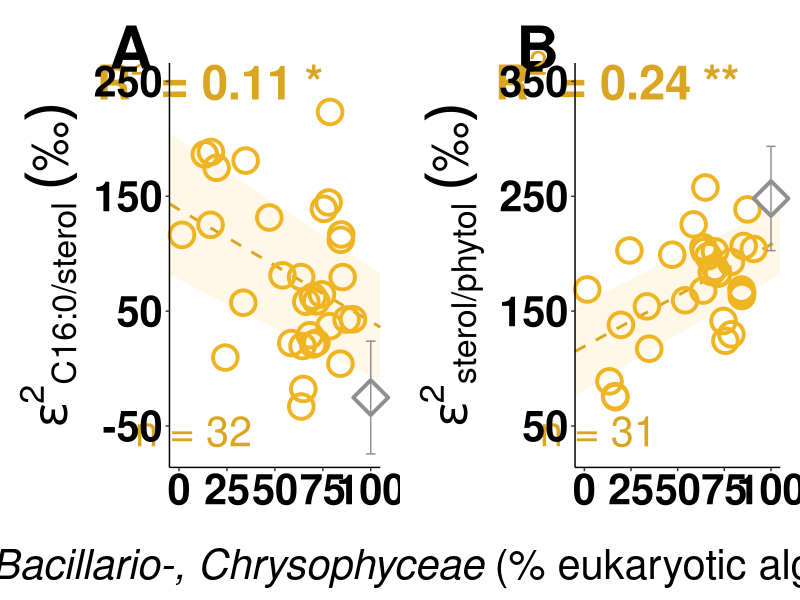

Write the R code that produced this figure.
## ---- chunk 1
knitr::opts_chunk$set(echo = TRUE)
#loading packages

library(readr)
library(here)
library(ggplot2)
library(cowplot)
library(grid)
library(gridExtra)

#import data (this study)

## epsilon lipid1/lipid2 values

epsilon_lipid1.2 <- read.csv(here("01_Data","epsilon_lipid1_lipid2_ROT19.csv"), header = TRUE , sep = ";" , stringsAsFactors = FALSE, na.strings = "#NV")

## eukaryotic algae relative biovolume 

eukary.algae_rel.bioVol <- read.csv(here("01_Data","eukaryotic_algae_rel_biovolume_ROT19.csv"), header = TRUE , sep = ";" , stringsAsFactors = FALSE, na.strings = "#NV")

#import data (reference data)

## epsilon lipid1/lipid2 values diatom cultures (Ladd et al., 2025)  [https://doi.org/10.1016/j.gca.2024.12.002]

eps_lipid1.2_cultures_mean_sd_dia <- read.csv(here("02_Reference_data","epsilon.lipid12_cultures_diatoms_Ladd_etal_2024.csv"), header = TRUE , sep = ";" , stringsAsFactors = FALSE, na.strings = "#NV")


## epsilon C16:0/sterol,epsilon sterol/phytol values and eukaryotic algal biovolume

# sum diatoms + Chrysophyta 

sum_ChrysoDia <- rowSums(eukary.algae_rel.bioVol[,c(3,4)])

ChrysoDia_eps_lipid12 <- cbind.data.frame(sum_ChrysoDia, epsilon_lipid1.2[,3:4])


colnames(ChrysoDia_eps_lipid12 ) <- c("sum_ChrysoDia", "epsilon_C16.0_sterol", "epsilon_sterol_phytol")

row.names(ChrysoDia_eps_lipid12 ) <- eukary.algae_rel.bioVol$sample

summary(lm(sum_ChrysoDia ~ epsilon_C16.0_sterol, data=ChrysoDia_eps_lipid12 )) 

summary(lm(sum_ChrysoDia ~ epsilon_sterol_phytol, data=ChrysoDia_eps_lipid12 )) 


#check correlations with single algal groups

Eukary_epsilon_lipid12 <- cbind.data.frame(eukary.algae_rel.bioVol, epsilon_lipid1.2[,3:4])

summary(lm(Chrysophyta_relBio ~ epsilon_C16.0_sterol, data=Eukary_epsilon_lipid12 )) 

summary(lm(Diatoms_relBio ~ epsilon_C16.0_sterol, data=Eukary_epsilon_lipid12 ))

summary(lm(Chrysophyta_relBio ~ epsilon_sterol_phytol, data=Eukary_epsilon_lipid12 )) 

summary(lm(Diatoms_relBio ~ epsilon_sterol_phytol, data=Eukary_epsilon_lipid12 )) 

## ---- chunk 2

## Fig. 5

pChryso.dia_epsC16.sterol <- ggplot()+
  geom_smooth(data=ChrysoDia_eps_lipid12,aes(x=sum_ChrysoDia,y=epsilon_C16.0_sterol), xseq = c(-5, 105), method="lm", linetype="dashed", color="goldenrod", fill="goldenrod1", alpha=0.1)+
  geom_point(data=ChrysoDia_eps_lipid12,aes(x=sum_ChrysoDia,y=epsilon_C16.0_sterol), size=7, shape=1, color="goldenrod2", stroke=2)+
 geom_errorbar(data= eps_lipid1.2_cultures_mean_sd_dia, aes(x=100, ymin = mean_epsilon_C16.0.sterol - sd_epsilon_C16.0.sterol, 
                                                           ymax = mean_epsilon_C16.0.sterol + sd_epsilon_C16.0.sterol), color="gray56", width=5)+
  geom_point(data=eps_lipid1.2_cultures_mean_sd_dia,aes(x=100,y= mean_epsilon_C16.0.sterol), size=7, shape=5, color="gray56", stroke=2)+
  xlab(NULL)+ylab(expression(epsilon^{2}*""['C16:0/sterol']~("\u2030")))+ 
  coord_cartesian(xlim=c(0,100), ylim= c(-70,250), clip="off")+
  scale_y_continuous(breaks=c(-50,50,150,250))+
  annotate("text",y= 255, x= 16,label=expression(bold(R^2~"= 0.11"~"*")), size=12, fontface=1, color="goldenrod")+
  annotate("text",y= -55, x= 7.5,label=expression("n = 32"), size=10.5, color="goldenrod")+
   annotate("text",x=-25,y=280,label="A", size=15, fontface=2, color="black")+
  theme(axis.line = element_line(colour = "black"), 
        panel.background = element_blank(),
        axis.text.x = element_text(size=30, face= "bold", color="black"),
        axis.text.y = element_text(size=30, face= "bold", color="black"),
        axis.title.y = element_text(size = 35, face= "bold",color="black"),
        plot.margin = unit(c(1.6,0.5,0.5,0.5), "cm"))


pChryso.dia_epsSterol.phytol <- ggplot()+
  geom_smooth(data=ChrysoDia_eps_lipid12,aes(x=sum_ChrysoDia,y=epsilon_sterol_phytol), xseq = c(-5, 105),method="lm", linetype="dashed", color="goldenrod", fill="goldenrod1", alpha=0.1)+
  geom_point(data=ChrysoDia_eps_lipid12,aes(x=sum_ChrysoDia,y=epsilon_sterol_phytol), size=7, shape=1, color="goldenrod2", stroke=2)+
  geom_errorbar(data= eps_lipid1.2_cultures_mean_sd_dia, aes(x=100, ymin = mean_epsilon_sterol.phytol - sd_epsilon_sterol.phytol, 
                                                             ymax = mean_epsilon_sterol.phytol + sd_epsilon_sterol.phytol), color="gray56", width=5)+
  geom_point(data=eps_lipid1.2_cultures_mean_sd_dia,aes(x=100,y= mean_epsilon_sterol.phytol), size=7, shape=5, color="gray56", stroke=2)+
  annotate("text",x=-25,y=380,label="B", size=15, fontface=2, color="black")+
  xlab(NULL)+ylab(expression(epsilon^{2}*""['sterol/phytol']~("\u2030")))+ 
  coord_cartesian(xlim=c(0,100), ylim=c(30,350), clip="off")+
  scale_y_continuous(breaks=c(50,150,250,350))+
  annotate("text",y= 355, x= 17.5, label=expression(bold(R^2~"= 0.24"~"**")), size=12, fontface=1, color="goldenrod")+
  annotate("text",y= 45, x= 7.5,label=expression("n = 31"), size=10.5, color="goldenrod")+
  theme(axis.line = element_line(colour = "black"), 
        panel.background = element_blank(),
        axis.text.x = element_text(size=30, face= "bold", color="black"),
        axis.text.y = element_text(size=30, face= "bold", color="black"),
        axis.title.y = element_text(size = 35, face= "bold",color="black"),
        plot.margin = unit(c(1.6,0.5,0.5,0.5), "cm"))


pchryso.dia_epsilon <- plot_grid(pChryso.dia_epsC16.sterol , pChryso.dia_epsSterol.phytol,
                                 ncol = 2, align = "h", rel_widths=c(1,1))

x.grob1 <- textGrob(expression(~~~~~~~~~~~~~~~~~~~sum(italic("Bacillario-, Chrysophyceae")~"(% eukaryotic algal biovolume)")), 
                    gp=gpar(col="black",  fontsize=30)) #fontsize=25 ~~~~~~~~~~~~~~~~~~~


## ---- chunk 3

grid.arrange(arrangeGrob(pchryso.dia_epsilon, bottom = x.grob1))

